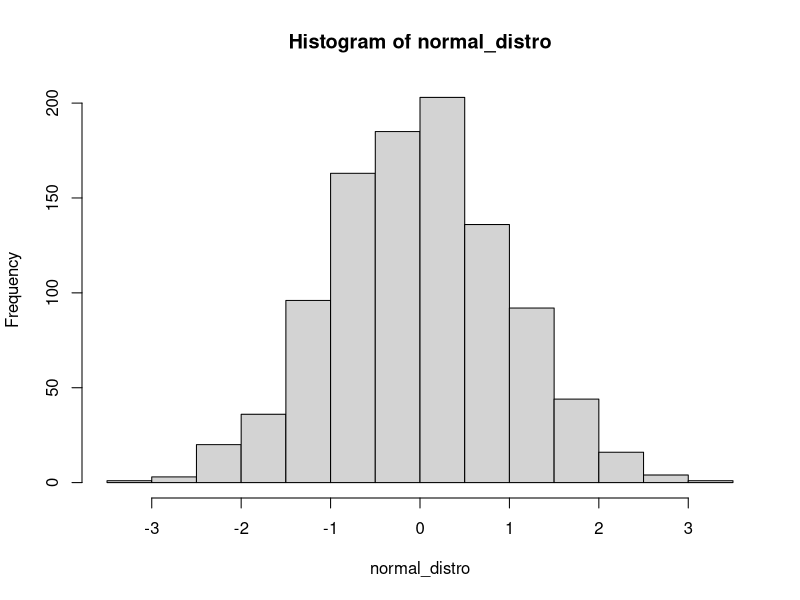
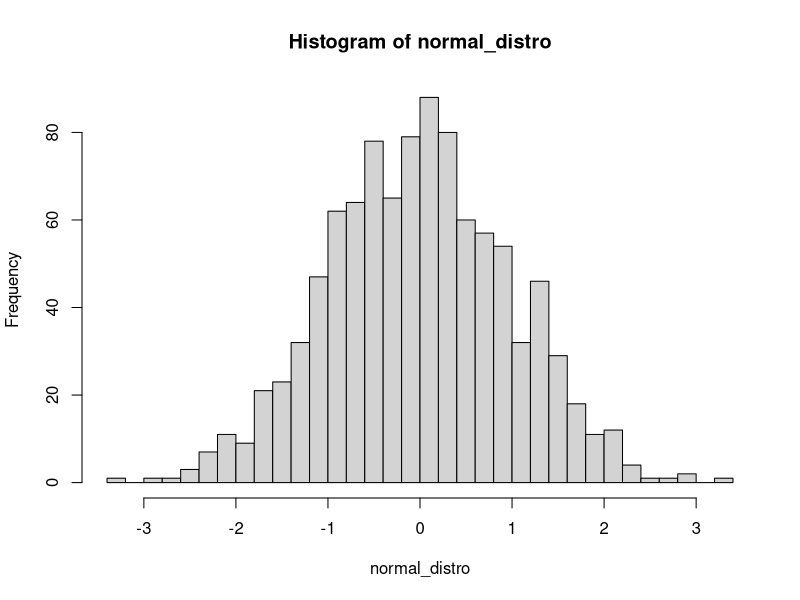
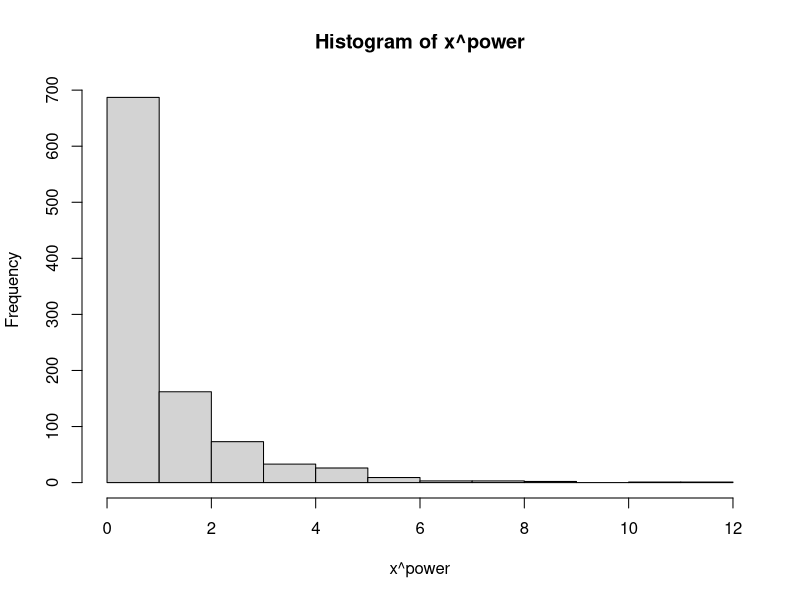
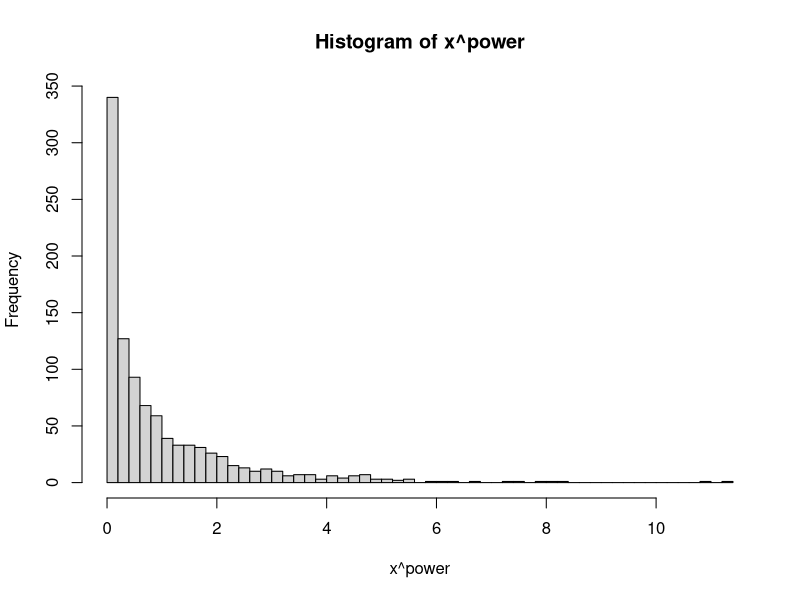
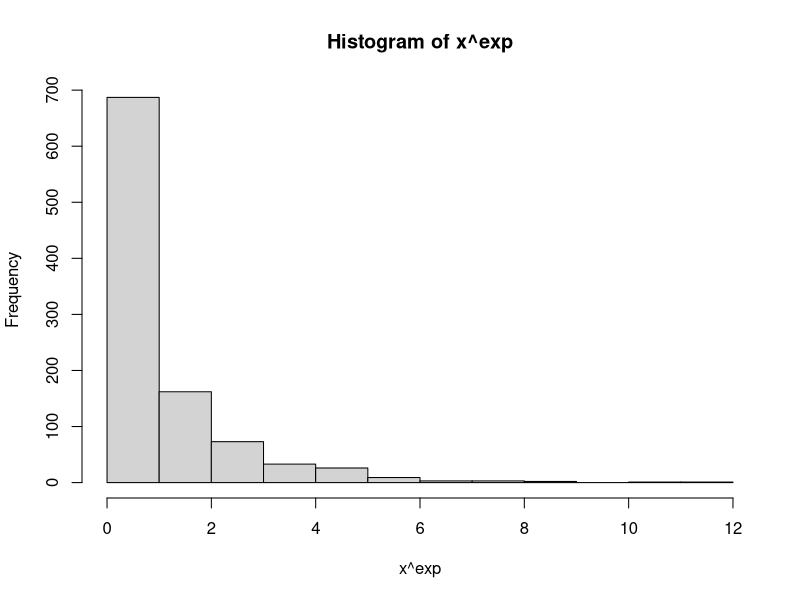

The R source for these figures, in order:
#functions in R

hello_world <- function(){
  print('hello world')
}

hello_world()


#function with a single argument 

hello_name <- function(name){
  print(paste('wellcome ',name))
}
hello_name("john")

#unction with 2 arguments 

add_num <- function(num1, num2){
  print (num1 + num2)
}

add_num(30,40)

#adding a vetor to the function

add_num(c(10,20,30),5)

#function with defualt parameters

hello_name <- function(name = "Rick"){
  print(paste("helle", name))
}
hello_name()


# functions with return value

full_name <- function(name='ven', title='Chief'){
  return (paste(name, ' ', title))
}

full_name()


#built in functions 
#generte 1000 random values ffrom a normal distribution of mean 0 and 1
normal_distro <- rnorm(1000,0,1)
normal_distro
mean(normal_distro)
hist(normal_distro)

# to get the documentation of the function
?hist

#to get hsoogram with larg number of interval breaks
hist(normal_distro, breaks = 30)

#function with optional value 

epovalue <- function(x, power=2){
  hist(x^power)
}

epovalue(normal_distro)


#using named argumnts (and passing any other arguments)
expo_value <- function(x, power=2, ...){
  hist(x ^ power, ...)
}

expo_value(normal_distro, power =2, breaks=50 )

#passing logical arguments

expoVal <- function(x, exp = 2, hist=FALSE, ...){
  if(hist==TRUE){
    hist(x ^ exp)
    x ^ exp
  }else{
    x ^ exp
    
  }
}

expoVal(normal_distro)
expoVal(normal_distro, hist = TRUE)


#scope of a variable in a function
v <- "I am a global variable"
stuff <- "I am a global stuff"

fun <- function(stuff){
  print(v)
  stuff <- "reassigned stuff inside the function"
  print(stuff)
}

fun()
print(v)
print(stuff)
fun(stuff)
print(stuff)


#creating a function to check the final amount to be paid by a customer after
#adding 20% tax to the final purchased amount 

amount <- function(x=100){
  t = x+x*(20/100)
  return(t)
}

amount()


amount <- function(amt){
  if(amt>0) famt = amt+amt*(20/100)
  if (amt<=0) famt=amt
  return(famt)
}

amount(200)

#checking the argument and bosy of the function
args(amount)
body(amount)

#understanding the scope
f1 <- function(x){
  y=10
  g1=function(x){
    y+(x*x)
  }
  g1(x)
}

f1(10)

#exmples

status <- function(marks){
  result = "not Defined"
  if (marks >50) result="pass"
  message("Your result is ", result)
}

status(70)
 


status <- function(age){
  ageGrp = "not Defined"
  vote = "not Defined"
  if (age >18) {
    ageGrp="ADULT"
    vote = "YEs"
    }
  message("Your age group is ", ageGrp)
  message("Your   status is ", vote)
  
}

status(19)

#create a unction that conerts a name to upper case 
#reate a function that calcuate bonues base o years of expereince 
#try using a nested if statement to categorise based on adut kids or teens 
#wite an R function that finds the total number of years rrequired t raise $8000 if the user deposit is $750 per month

req_years <- function(amount=550){
  final_amount = 0
  month = 0
  while(final_amount <= 8000){
    month=month+1
    final_amount= final_amount + amount
      message("month =", month, "final amount = ", final_amount)
  }
  year = month/12
  return(year)
  
}


req_years()
req_years(100)


#built in functions in R

nums <- seq(0, 50, by=2)
nums

#sort

vec <- c(nums)

sort(vec, decreasing = TRUE)

#reverse

vec2 <- c(99,45,66,34,2,3,5,4)
rev(vec2)

#append

vec4 <- append(vec2, vec)
vec4

# there are many other fuctions like 
# asb(), sqrt(), sum(), floor(), exp(), mean()


#Regular expressions

text <- "R is a programming langauge for data sience"
grep('langauge', text)

grepl("langauge", text)


#factors in R
#factors we talk about categorical viriable which takes limited number 
#of different values

bloodg <- c("B", "AB", "O", "A", "O", "O", "A", "B")

#converting this to  factor

bloodgrp_factor <- factor(bloodg)

bloodgrp_factor

#what R does  is it goes hrough the vector to see the 
#differen ategories in there then R 
#sorts levels alphabetically and then converts convets the character vector into vector of integer 

#inspeeting the structure

str(bloodgrp_factor)

#creating your own levels

blood_factor2<- factor(bloodg, levels = c("O", "A", "B", "AB"))
blood_factor2

str(blood_factor2)

#specifying levels name 

levels(bloodgrp_factor) <- c("BT_A", "BT_AB", "BT_B", "BT_O")
bloodgrp_factor

#giving name to level whicg takes care of orderig

factor(bloodg, labels = c("BT_A", "BT_AB", "BT_B", "BT_O"))
#note you need to follow the same rder as it was when u gave the level in lne 232

#you can also give a name to be called in the labels to avid errors


#there are two tyes of cateegoricals 
#norminal and ordinal
#in norma there is no ordering example blood group A is not neccessarily greater than bllod group O


factor(bloodg, 
       levels = c("O", "A", "B", "AB"),
       labels = c("BT_O", "BT_A", "BT_B", "BT_AB"))



#there are two tyes of cateegoricals 
#norminal and ordinal
#in norminal there is no ordering example blood group A is not neccessarily greater than bllod group O
#try comparision will give warning `

#example

bloodgrp_factor[1]>bloodgrp_factor[2]
#this will raise an error cuz it cant compare the categorical value
#to heck if one varible is greater or has more worth


#but we can set an ordering to it below 
dress_size <- c("M", "L", "S", "S", "L", "M", "L", "M" )
dress_size_factor <- factor(dress_size, ordered = TRUE, levels = c("S", "M", "L"))

dress_size_factor

dress_size_factor[1] < dress_size_factor[2]


Type <- c("Small", "Tall", "Tallest", "Medium", "Small",
          "Medium", "Tallest", "Tall", "Small", "Small")
Type

#compare height type of first value with foruth value

type_factor <- factor(Type, ordered = T, levels = c("Small", "Medium", "Tall", "Tallest"))

type_factor

type_factor[1]>type_factor[4]

#converting it to integer

as.integer(type_factor)


#create a sequence 

v <- seq(0,20, by=2)
v

sort(v)


sample(x = 10:20, 3)


#working wth time stamps
Sys.Date() #rreturns the curent date

today <- Sys.Date()
today


#YYY-MM--DD
as.Date('1990-11-03')

#usin format
# %b is for month abbriviated
# %d is for day of the month
# %y is for the year in 2 digits

as.Date("nov-03-90", format= "%b-%d-%y")


#usin format
# %B is for month in full
# %Y is for the year in 4 digits

as.Date("november-03-1990", format="%B-%d-%Y")
